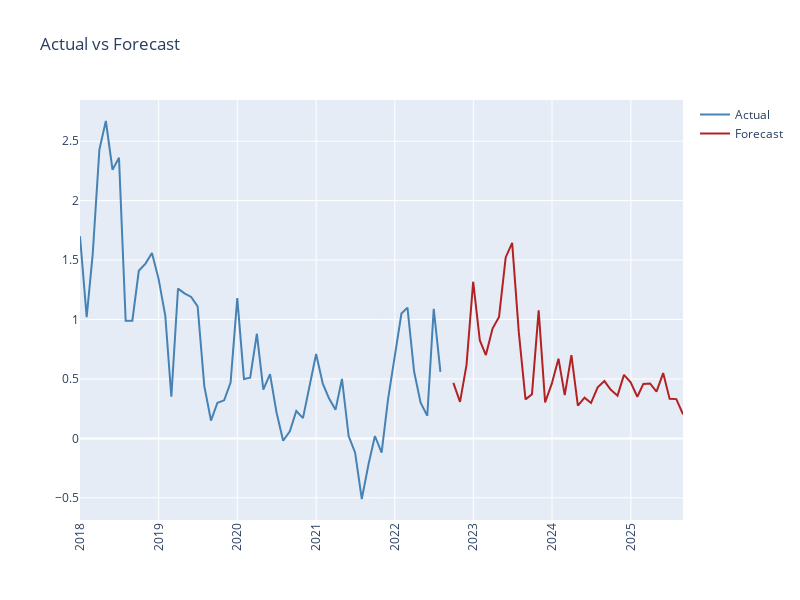

The notebook cell saved with this chart:
### Code cell
# The curves
trace_2_1 = go.Scatter(
    x=df[df.index>='2018-01-01'].index,
    y=df.IPCA.values,
    name='Actual',
    marker=dict(color='SteelBlue')
    )

trace_2_2 = go.Scatter(
    x=df_pred.index,
    y=df_pred.IPCA.values,
    name='Forecast',
    marker=dict(color='Firebrick')
    )

fig_2 = make_subplots(specs=[[{"secondary_y": False}]])
fig_2.add_trace(trace_2_1)
fig_2.add_trace(trace_2_2,secondary_y=False)
fig_2['layout'].update(
    height=600,
    width=800,
    title='Actual vs Forecast',
    xaxis=dict(tickangle=-90)
    )

iplot(fig_2)
